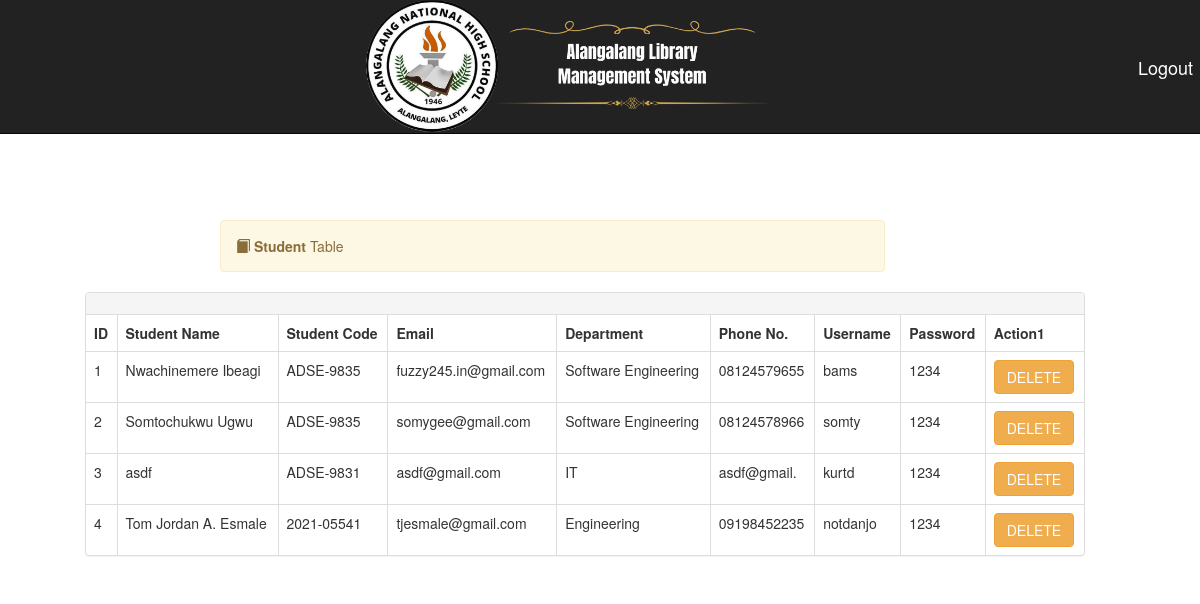
/viewstudents.php, run on the app's committed database.
### tables this page shows
CREATE TABLE `students` (
  `studentId` int(11) NOT NULL,
  `matric_no` varchar(30) NOT NULL,
  `password` varchar(150) NOT NULL,
  `username` varchar(150) NOT NULL,
  `email` varchar(60) NOT NULL,
  `dept` varchar(60) NOT NULL,
  `numOfBooks` int(11) NOT NULL,
  `moneyOwed` varchar(20) NOT NULL,
  `photo` text NOT NULL,
  `phoneNumber` varchar(11) NOT NULL,
  `name` varchar(60) NOT NULL
);

### viewstudents.php (the view, shortened to what this page needs)
<?php
require 'includes/db-inc.php';
include "includes/header.php";
$sql = "SELECT * FROM students";
$query = mysqli_query($conn, $sql);
$counter = 1;
?>
<div class="container">
    <?php include "includes/nav.php"; ?>
    <div class="alert alert-warning col-lg-7 col-md-12 col-sm-12 col-xs-12 col-lg-offset-2 col-md-offset-0 col-sm-offset-1 col-xs-offset-0" style="margin-top:70px">
        <span class="glyphicon glyphicon-book"></span>
        <strong>Student</strong> Table
    </div>
</div>
<div class="container col-lg-11" style="padding-left: 85px;">
    <div class="panel panel-default">
        <div class="panel-heading">
            <div class="row">
                <div class="col-lg-6 col-md-6 col-sm-12 col-xs-12 pull-right"></div>
            </div>
        </div>
        <table class="table table-bordered">
            <thead>
                <tr>
                    <th>ID</th>
                    <th>Student Name</th>
                    <th>Student Code</th>
                    <th>Email</th>
                    <th>Department</th>
                    <th>Phone No.</th>
                    <th>Username</th>
                    <th>Password</th>
                    <th>Action1</th>
                </tr>
            </thead>
            <tbody>
                <?php while ($row = mysqli_fetch_assoc($query)) : ?>
                    <tr>
                        <td><?php echo $counter++; ?></td>
                        <td><?php echo $row['name']; ?></td>
                        <td><?php echo $row['matric_no']; ?></td>
                        <td><?php echo $row['email']; ?></td>
                        <td><?php echo $row['dept']; ?></td>
                        <td><?php echo $row['phoneNumber']; ?></td>
                        <td><?php echo $row['username']; ?></td>
                        <td><?php echo $row['password']; ?></td>
                        <td>
                            <form action="viewstudents.php" method="post">
                                <button name="submit" class="btn btn-warning">DELETE</button>
                            </form>
                        </td>
                    </tr>
                <?php endwhile; ?>
            </tbody>
        </table>
    </div>
</div>
</body>
</html>

### css/style.css (style rules this page uses)
body { overflow-x: hidden; padding-top: 150px; }
.alert { margin-top: 40px; }

### data on the page
students: name "Nwachinemere Ibeagi", matric_no "ADSE-9835", email "fuzzy245.in@gmail.com", dept "Software Engineering", phoneNumber "08124579655", username "bams", password "1234"
students: name "Somtochukwu Ugwu", matric_no "ADSE-9835", email "somygee@gmail.com", dept "Software Engineering", phoneNumber "08124578966", username "somty", password "1234"
students: name "asdf", matric_no "ADSE-9831", email "asdf@gmail.com", dept "IT", phoneNumber "asdf@gmail.", username "kurtd", password "1234"
students: name "Tom Jordan A. Esmale", matric_no "2021-05541", email "tjesmale@gmail.com", dept "Engineering", phoneNumber "09198452235", username "notdanjo", password "1234"
